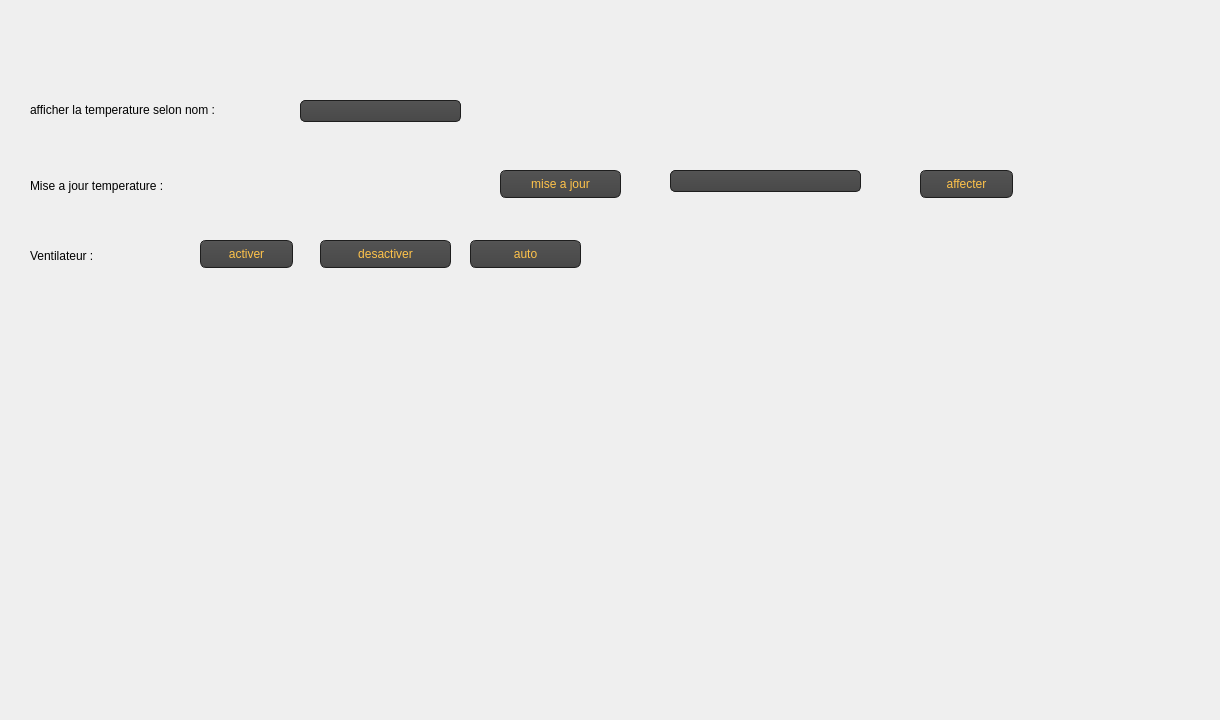
   <widget class="QWidget" name="tab_6">
    <attribute name="title">
     <string>system</string>
    </attribute>
    <widget class="QLabel" name="label_19">
     <property name="geometry">
      <rect>
       <x>30</x>
       <y>170</y>
       <width>231</width>
       <height>31</height>
      </rect>
     </property>
     <property name="styleSheet">
      <string notr="true">font: 75 10pt &quot;MS Shell Dlg 2&quot;;
</string>
     </property>
     <property name="text">
      <string>Mise a jour temperature :</string>
     </property>
    </widget>
    <widget class="QLabel" name="label_21">
     <property name="geometry">
      <rect>
       <x>300</x>
       <y>170</y>
       <width>141</width>
       <height>31</height>
      </rect>
     </property>
     <property name="styleSheet">
      <string notr="true">font: 75 10pt &quot;MS Shell Dlg 2&quot;;</string>
     </property>
     <property name="text">
      <string/>
     </property>
    </widget>
    <widget class="QComboBox" name="comboBox_2">
     <property name="geometry">
      <rect>
       <x>300</x>
       <y>100</y>
       <width>161</width>
       <height>22</height>
      </rect>
     </property>
     <property name="styleSheet">
      <string notr="true">QComboBox
{
 color: #ffc34a;
    selection-background-color: #ffaa00;
    background-color: QLinearGradient( x1: 0, y1: 0, x2: 0, y2: 1, stop: 0 #565656, stop: 0.1 #525252, stop: 0.5 #4e4e4e, stop: 0.9 #4a4a4a, stop: 1 #464646);
    border-style: solid;
    border: 1px solid #1e1e1e;
    border-radius: 5;
}

QComboBox:hover,QPushButton:hover
{
    border: 2px solid QLinearGradient( x1: 0, y1: 0, x2: 0, y2: 1, stop: 0 #ffa02f, stop: 1 #d7801a);
}


QComboBox:on
{
    padding-top: 3px;
    padding-left: 4px;
    background-color: QLinearGradient( x1: 0, y1: 0, x2: 0, y2: 1, stop: 0 #2d2d2d, stop: 0.1 #2b2b2b, stop: 0.5 #292929, stop: 0.9 #282828, stop: 1 #252525);
    selection-background-color: #ffaa00;
}

QComboBox QAbstractItemView
{
    border: 2px solid darkgray;
    selection-background-color: QLinearGradient( x1: 0, y1: 0, x2: 0, y2: 1, stop: 0 #ffa02f, stop: 1 #d7801a);
}

QComboBox::drop-down
{
     subcontrol-origin: padding;
     subcontrol-position: top right;
     width: 15px;

     border-left-width: 0px;
     border-left-color: darkgray;
     border-left-style: solid; /* just a single line */
     border-top-right-radius: 3px; /* same radius as the QComboBox */
     border-bottom-right-radius: 3px;
 }</string>
     </property>
    </widget>
    <widget class="QLabel" name="label_22">
     <property name="geometry">
      <rect>
       <x>30</x>
       <y>100</y>
       <width>281</width>
       <height>20</height>
      </rect>
     </property>
     <property name="styleSheet">
      <string notr="true">font: 75 10pt &quot;MS Shell Dlg 2&quot;;</string>
     </property>
     <property name="text">
      <string>afficher la temperature selon nom :</string>
     </property>
    </widget>
    <widget class="QPushButton" name="pushButton_12">
     <property name="geometry">
      <rect>
       <x>200</x>
       <y>240</y>
       <width>93</width>
       <height>28</height>
      </rect>
     </property>
     <property name="styleSheet">
      <string notr="true">QPushButton
{
    color: #ffc34a;
    background-color: QLinearGradient( x1: 0, y1: 0, x2: 0, y2: 1, stop: 0 #565656, stop: 0.1 #525252, stop: 0.5 #4e4e4e, stop: 0.9 #4a4a4a, stop: 1 #464646);
    border-width: 1px;
    border-color: #1e1e1e;
    border-style: solid;
    border-radius: 6;
    padding: 3px;
    font-size: 12px;
    padding-left: 5px;
    padding-right: 5px;
}

QPushButton:pressed
{
    background-color: QLinearGradient( x1: 0, y1: 0, x2: 0, y2: 1, stop: 0 #2d2d2d, stop: 0.1 #2b2b2b, stop: 0.5 #292929, stop: 0.9 #282828, stop: 1 #252525);
}</string>
     </property>
     <property name="text">
      <string>activer</string>
     </property>
    </widget>
    <widget class="QPushButton" name="pushButton_13">
     <property name="geometry">
      <rect>
       <x>320</x>
       <y>240</y>
       <width>131</width>
       <height>28</height>
      </rect>
     </property>
     <property name="styleSheet">
      <string notr="true">QPushButton
{
    color: #ffc34a;
    background-color: QLinearGradient( x1: 0, y1: 0, x2: 0, y2: 1, stop: 0 #565656, stop: 0.1 #525252, stop: 0.5 #4e4e4e, stop: 0.9 #4a4a4a, stop: 1 #464646);
    border-width: 1px;
    border-color: #1e1e1e;
    border-style: solid;
    border-radius: 6;
    padding: 3px;
    font-size: 12px;
    padding-left: 5px;
    padding-right: 5px;
}

QPushButton:pressed
{
    background-color: QLinearGradient( x1: 0, y1: 0, x2: 0, y2: 1, stop: 0 #2d2d2d, stop: 0.1 #2b2b2b, stop: 0.5 #292929, stop: 0.9 #282828, stop: 1 #252525);
}</string>
     </property>
     <property name="text">
      <string>desactiver</string>
     </property>
    </widget>
    <widget class="QLabel" name="label_23">
     <property name="geometry">
      <rect>
       <x>30</x>
       <y>240</y>
       <width>111</width>
       <height>31</height>
      </rect>
     </property>
     <property name="styleSheet">
      <string notr="true">font: 75 10pt &quot;MS Shell Dlg 2&quot;;</string>
     </property>
     <property name="text">
      <string>Ventilateur :</string>
     </property>
    </widget>
    <widget class="QPushButton" name="cofirmer">
     <property name="geometry">
      <rect>
       <x>920</x>
       <y>170</y>
       <width>93</width>
       <height>28</height>
      </rect>
     </property>
     <property name="styleSheet">
      <string notr="true">QPushButton
{
    color: #ffc34a;
    background-color: QLinearGradient( x1: 0, y1: 0, x2: 0, y2: 1, stop: 0 #565656, stop: 0.1 #525252, stop: 0.5 #4e4e4e, stop: 0.9 #4a4a4a, stop: 1 #464646);
    border-width: 1px;
    border-color: #1e1e1e;
    border-style: solid;
    border-radius: 6;
    padding: 3px;
    font-size: 12px;
    padding-left: 5px;
    padding-right: 5px;
}

QPushButton:pressed
{
    background-color: QLinearGradient( x1: 0, y1: 0, x2: 0, y2: 1, stop: 0 #2d2d2d, stop: 0.1 #2b2b2b, stop: 0.5 #292929, stop: 0.9 #282828, stop: 1 #252525);
}</string>
     </property>
     <property name="text">
      <string>affecter</string>
     </property>
    </widget>
    <widget class="QComboBox" name="comboBox_6">
     <property name="geometry">
      <rect>
       <x>670</x>
       <y>170</y>
       <width>191</width>
       <height>22</height>
      </rect>
     </property>
     <property name="styleSheet">
      <string notr="true">QComboBox
{
 color: #ffc34a;
    selection-background-color: #ffaa00;
    background-color: QLinearGradient( x1: 0, y1: 0, x2: 0, y2: 1, stop: 0 #565656, stop: 0.1 #525252, stop: 0.5 #4e4e4e, stop: 0.9 #4a4a4a, stop: 1 #464646);
    border-style: solid;
    border: 1px solid #1e1e1e;
    border-radius: 5;
}

QComboBox:hover,QPushButton:hover
{
    border: 2px solid QLinearGradient( x1: 0, y1: 0, x2: 0, y2: 1, stop: 0 #ffa02f, stop: 1 #d7801a);
}


QComboBox:on
{
    padding-top: 3px;
    padding-left: 4px;
    background-color: QLinearGradient( x1: 0, y1: 0, x2: 0, y2: 1, stop: 0 #2d2d2d, stop: 0.1 #2b2b2b, stop: 0.5 #292929, stop: 0.9 #282828, stop: 1 #252525);
    selection-background-color: #ffaa00;
}

QComboBox QAbstractItemView
{
    border: 2px solid darkgray;
    selection-background-color: QLinearGradient( x1: 0, y1: 0, x2: 0, y2: 1, stop: 0 #ffa02f, stop: 1 #d7801a);
}

QComboBox::drop-down
{
     subcontrol-origin: padding;
     subcontrol-position: top right;
     width: 15px;

     border-left-width: 0px;
     border-left-color: darkgray;
     border-left-style: solid; /* just a single line */
     border-top-right-radius: 3px; /* same radius as the QComboBox */
     border-bottom-right-radius: 3px;
 }
</string>
     </property>
    </widget>
    <widget class="QPushButton" name="pushButton_11">
     <property name="geometry">
      <rect>
       <x>470</x>
       <y>240</y>
       <width>111</width>
       <height>28</height>
      </rect>
     </property>
     <property name="styleSheet">
      <string notr="true">QPushButton
{
    color: #ffc34a;
    background-color: QLinearGradient( x1: 0, y1: 0, x2: 0, y2: 1, stop: 0 #565656, stop: 0.1 #525252, stop: 0.5 #4e4e4e, stop: 0.9 #4a4a4a, stop: 1 #464646);
    border-width: 1px;
    border-color: #1e1e1e;
    border-style: solid;
    border-radius: 6;
    padding: 3px;
    font-size: 12px;
    padding-left: 5px;
    padding-right: 5px;
}

QPushButton:pressed
{
    background-color: QLinearGradient( x1: 0, y1: 0, x2: 0, y2: 1, stop: 0 #2d2d2d, stop: 0.1 #2b2b2b, stop: 0.5 #292929, stop: 0.9 #282828, stop: 1 #252525);
}</string>
     </property>
     <property name="text">
      <string>auto</string>
     </property>
    </widget>
    <widget class="QPushButton" name="pushButton_14">
     <property name="geometry">
      <rect>
       <x>500</x>
       <y>170</y>
       <width>121</width>
       <height>28</height>
      </rect>
     </property>
     <property name="styleSheet">
      <string notr="true">QPushButton
{
    color: #ffc34a;
    background-color: QLinearGradient( x1: 0, y1: 0, x2: 0, y2: 1, stop: 0 #565656, stop: 0.1 #525252, stop: 0.5 #4e4e4e, stop: 0.9 #4a4a4a, stop: 1 #464646);
    border-width: 1px;
    border-color: #1e1e1e;
    border-style: solid;
    border-radius: 6;
    padding: 3px;
    font-size: 12px;
    padding-left: 5px;
    padding-right: 5px;
}

QPushButton:pressed
{
    background-color: QLinearGradient( x1: 0, y1: 0, x2: 0, y2: 1, stop: 0 #2d2d2d, stop: 0.1 #2b2b2b, stop: 0.5 #292929, stop: 0.9 #282828, stop: 1 #252525);
}</string>
     </property>
     <property name="text">
      <string>mise a jour</string>
     </property>
    </widget>
    <widget class="QLabel" name="label_29">
     <property name="geometry">
      <rect>
       <x>-80</x>
       <y>-25</y>
       <width>1211</width>
       <height>711</height>
      </rect>
     </property>
     <property name="text">
      <string/>
     </property>
     <property name="pixmap">
      <pixmap>../wallpaperflare.com_wallpaper (1) (1).png</pixmap>
     </property>
    </widget>
    <zorder>label_29</zorder>
    <zorder>label_19</zorder>
    <zorder>label_21</zorder>
    <zorder>comboBox_2</zorder>
    <zorder>label_22</zorder>
    <zorder>pushButton_12</zorder>
    <zorder>pushButton_13</zorder>
    <zorder>label_23</zorder>
    <zorder>cofirmer</zorder>
    <zorder>comboBox_6</zorder>
    <zorder>pushButton_11</zorder>
    <zorder>pushButton_14</zorder>
   </widget>
